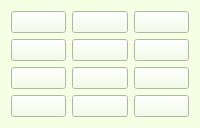
               <widget class="QWidget" name="tab_7">
                <property name="styleSheet">
                 <string notr="true">background-color: rgb(245, 255, 228);</string>
                </property>
                <attribute name="title">
                 <string>7лет</string>
                </attribute>
                <layout class="QGridLayout" name="gridLayout_9">
                 <item row="0" column="0">
                  <widget class="QPushButton" name="btn_7_1">
                   <property name="minimumSize">
                    <size>
                     <width>0</width>
                     <height>0</height>
                    </size>
                   </property>
                   <property name="maximumSize">
                    <size>
                     <width>16777215</width>
                     <height>16777215</height>
                    </size>
                   </property>
                   <property name="cursor">
                    <cursorShape>PointingHandCursor</cursorShape>
                   </property>
                   <property name="focusPolicy">
                    <enum>Qt::TabFocus</enum>
                   </property>
                   <property name="text">
                    <string/>
                   </property>
                  </widget>
                 </item>
                 <item row="0" column="1">
                  <widget class="QPushButton" name="btn_7_5">
                   <property name="minimumSize">
                    <size>
                     <width>0</width>
                     <height>0</height>
                    </size>
                   </property>
                   <property name="maximumSize">
                    <size>
                     <width>16777215</width>
                     <height>16777215</height>
                    </size>
                   </property>
                   <property name="cursor">
                    <cursorShape>PointingHandCursor</cursorShape>
                   </property>
                   <property name="focusPolicy">
                    <enum>Qt::TabFocus</enum>
                   </property>
                   <property name="text">
                    <string/>
                   </property>
                  </widget>
                 </item>
                 <item row="0" column="2">
                  <widget class="QPushButton" name="btn_7_9">
                   <property name="minimumSize">
                    <size>
                     <width>0</width>
                     <height>0</height>
                    </size>
                   </property>
                   <property name="maximumSize">
                    <size>
                     <width>16777215</width>
                     <height>16777215</height>
                    </size>
                   </property>
                   <property name="cursor">
                    <cursorShape>PointingHandCursor</cursorShape>
                   </property>
                   <property name="focusPolicy">
                    <enum>Qt::TabFocus</enum>
                   </property>
                   <property name="text">
                    <string/>
                   </property>
                  </widget>
                 </item>
                 <item row="1" column="0">
                  <widget class="QPushButton" name="btn_7_2">
                   <property name="minimumSize">
                    <size>
                     <width>0</width>
                     <height>0</height>
                    </size>
                   </property>
                   <property name="maximumSize">
                    <size>
                     <width>16777215</width>
                     <height>16777215</height>
                    </size>
                   </property>
                   <property name="cursor">
                    <cursorShape>PointingHandCursor</cursorShape>
                   </property>
                   <property name="focusPolicy">
                    <enum>Qt::TabFocus</enum>
                   </property>
                   <property name="text">
                    <string/>
                   </property>
                  </widget>
                 </item>
                 <item row="1" column="1">
                  <widget class="QPushButton" name="btn_7_6">
                   <property name="minimumSize">
                    <size>
                     <width>0</width>
                     <height>0</height>
                    </size>
                   </property>
                   <property name="maximumSize">
                    <size>
                     <width>16777215</width>
                     <height>16777215</height>
                    </size>
                   </property>
                   <property name="cursor">
                    <cursorShape>PointingHandCursor</cursorShape>
                   </property>
                   <property name="focusPolicy">
                    <enum>Qt::TabFocus</enum>
                   </property>
                   <property name="text">
                    <string/>
                   </property>
                  </widget>
                 </item>
                 <item row="1" column="2">
                  <widget class="QPushButton" name="btn_7_10">
                   <property name="minimumSize">
                    <size>
                     <width>0</width>
                     <height>0</height>
                    </size>
                   </property>
                   <property name="maximumSize">
                    <size>
                     <width>16777215</width>
                     <height>16777215</height>
                    </size>
                   </property>
                   <property name="cursor">
                    <cursorShape>PointingHandCursor</cursorShape>
                   </property>
                   <property name="focusPolicy">
                    <enum>Qt::TabFocus</enum>
                   </property>
                   <property name="text">
                    <string/>
                   </property>
                  </widget>
                 </item>
                 <item row="2" column="0">
                  <widget class="QPushButton" name="btn_7_3">
                   <property name="minimumSize">
                    <size>
                     <width>0</width>
                     <height>0</height>
                    </size>
                   </property>
                   <property name="maximumSize">
                    <size>
                     <width>16777215</width>
                     <height>16777215</height>
                    </size>
                   </property>
                   <property name="cursor">
                    <cursorShape>PointingHandCursor</cursorShape>
                   </property>
                   <property name="focusPolicy">
                    <enum>Qt::TabFocus</enum>
                   </property>
                   <property name="text">
                    <string/>
                   </property>
                  </widget>
                 </item>
                 <item row="2" column="1">
                  <widget class="QPushButton" name="btn_7_7">
                   <property name="minimumSize">
                    <size>
                     <width>0</width>
                     <height>0</height>
                    </size>
                   </property>
                   <property name="maximumSize">
                    <size>
                     <width>16777215</width>
                     <height>16777215</height>
                    </size>
                   </property>
                   <property name="cursor">
                    <cursorShape>PointingHandCursor</cursorShape>
                   </property>
                   <property name="focusPolicy">
                    <enum>Qt::TabFocus</enum>
                   </property>
                   <property name="text">
                    <string/>
                   </property>
                  </widget>
                 </item>
                 <item row="2" column="2">
                  <widget class="QPushButton" name="btn_7_11">
                   <property name="minimumSize">
                    <size>
                     <width>0</width>
                     <height>0</height>
                    </size>
                   </property>
                   <property name="maximumSize">
                    <size>
                     <width>16777215</width>
                     <height>16777215</height>
                    </size>
                   </property>
                   <property name="cursor">
                    <cursorShape>PointingHandCursor</cursorShape>
                   </property>
                   <property name="focusPolicy">
                    <enum>Qt::TabFocus</enum>
                   </property>
                   <property name="text">
                    <string/>
                   </property>
                  </widget>
                 </item>
                 <item row="3" column="0">
                  <widget class="QPushButton" name="btn_7_4">
                   <property name="minimumSize">
                    <size>
                     <width>0</width>
                     <height>0</height>
                    </size>
                   </property>
                   <property name="maximumSize">
                    <size>
                     <width>16777215</width>
                     <height>16777215</height>
                    </size>
                   </property>
                   <property name="cursor">
                    <cursorShape>PointingHandCursor</cursorShape>
                   </property>
                   <property name="focusPolicy">
                    <enum>Qt::TabFocus</enum>
                   </property>
                   <property name="text">
                    <string/>
                   </property>
                  </widget>
                 </item>
                 <item row="3" column="1">
                  <widget class="QPushButton" name="btn_7_8">
                   <property name="minimumSize">
                    <size>
                     <width>0</width>
                     <height>0</height>
                    </size>
                   </property>
                   <property name="maximumSize">
                    <size>
                     <width>16777215</width>
                     <height>16777215</height>
                    </size>
                   </property>
                   <property name="cursor">
                    <cursorShape>PointingHandCursor</cursorShape>
                   </property>
                   <property name="focusPolicy">
                    <enum>Qt::TabFocus</enum>
                   </property>
                   <property name="text">
                    <string/>
                   </property>
                  </widget>
                 </item>
                 <item row="3" column="2">
                  <widget class="QPushButton" name="btn_7_12">
                   <property name="minimumSize">
                    <size>
                     <width>0</width>
                     <height>0</height>
                    </size>
                   </property>
                   <property name="maximumSize">
                    <size>
                     <width>16777215</width>
                     <height>16777215</height>
                    </size>
                   </property>
                   <property name="cursor">
                    <cursorShape>PointingHandCursor</cursorShape>
                   </property>
                   <property name="focusPolicy">
                    <enum>Qt::TabFocus</enum>
                   </property>
                   <property name="text">
                    <string/>
                   </property>
                  </widget>
                 </item>
                </layout>
               </widget>
